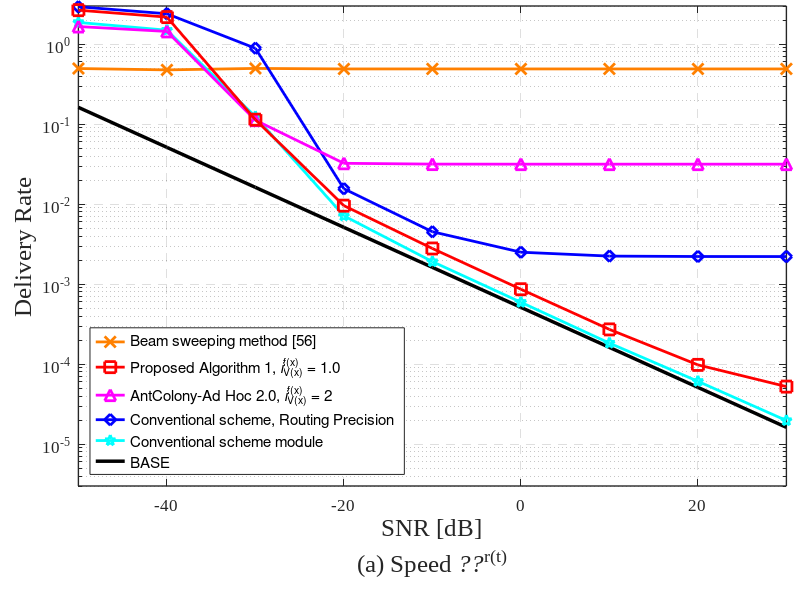
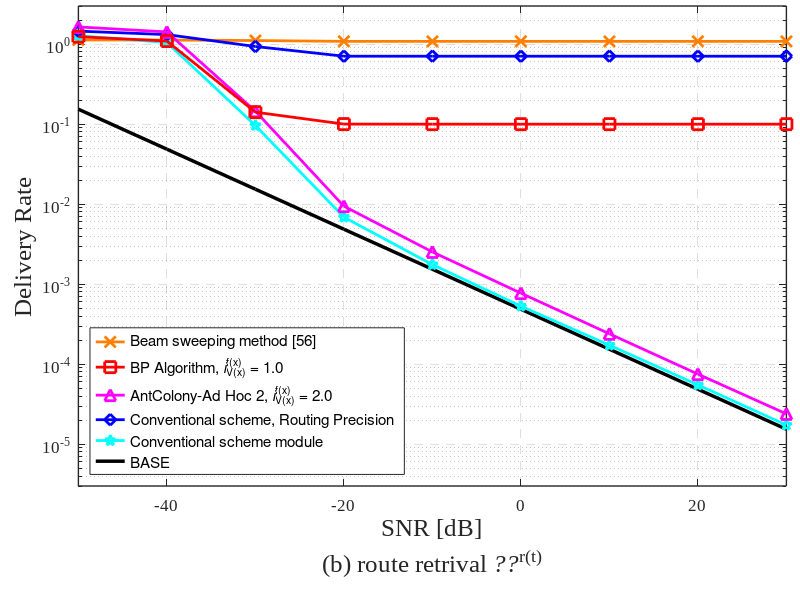

The MATLAB script that drew these images, in order:
clear, clc

load('Z1_Save_BSangle_CRB_v0_BD_V1');
load('Z1_Save_BSangle_CRB_v0_noBD_V1');
load('Z1_Save_BSangle_BeSq_Sw_V1');

MarkerSize = 8;
LineWidth = 2;
Fontsize = 12;

RMSE_Azi_BS_set_1_Sw = sqrt(MSE_Azi_BS_set_1_Sw);
RMSE_Azi_BS_set_BD_1 = sqrt(MSE_Azi_BS_set_BD_1 *2.3);
RMSE_Azi_BS_set_BD_2 = sqrt(MSE_Azi_BS_set_BD_2*2);
RMSE_Azi_BS_set_BD_3 = sqrt(MSE_Azi_BS_set_BD_3+0.001);
RMSE_Azi_BS_set = sqrt(MSE_Azi_BS_set);
RCRB_Azi_BS_set = sqrt(CRB_Azi_BS_set);

figure
c16 = semilogy(SNR_dBs,RMSE_Azi_BS_set_1_Sw,'-x','Color',[1 0.5 0],'LineWidth',LineWidth,'MarkerSize',MarkerSize); hold on; grid on;
c15 = semilogy(SNR_dBs,RCRB_Azi_BS_set,'-k','LineWidth',LineWidth + 0.5);
c14 = semilogy(SNR_dBs,RMSE_Azi_BS_set,'-cp','LineWidth',LineWidth,'MarkerSize',MarkerSize);
c13 = semilogy(SNR_dBs,RMSE_Azi_BS_set_BD_1,'-bd','LineWidth',LineWidth,'MarkerSize',MarkerSize);
c12 = semilogy(SNR_dBs,RMSE_Azi_BS_set_BD_3,'-m^','LineWidth',LineWidth,'MarkerSize',MarkerSize);
c11 = semilogy(SNR_dBs,RMSE_Azi_BS_set_BD_2,'-rs','LineWidth',LineWidth,'MarkerSize',MarkerSize);
axis([-50 30 3e-6 3e0])
set(gca,'ytick',[1e-5 1e-4 1e-3 1e-2 1e-1 1e0]);
set(gca, 'GridLineStyle', '--','FontSize',Fontsize, 'linewidth',1.0,'Fontname','Times New Roman');
xlabel({'SNR [dB]';'(a) Speed {\it{??}}^{r(t)}'},'Fontsize',18); ylabel('Delivery Rate','Fontsize',18);
set(gcf, 'position', [250 200 700 500]);
set(gca,'position',[0.098 0.19 0.885 0.80])
axis normal;
h1 = legend([c16,c11,c12,c13,c14,c15],'Beam sweeping method [56]','Proposed Algorithm 1, {{\it{i}}_{V(x)}^{f(x)}} = 1.0',...
    'AntColony-Ad Hoc 2.0, {{\it{i}}_{V(x)}^{f(x)}} = 2','Conventional scheme, Routing Precision',...
    'Conventional scheme module','BASE','Location','southwest');
set(h1,'Fontsize',Fontsize-1);

RMSE_Ele_BS_set_1_Sw = sqrt(MSE_Ele_BS_set_1_Sw );
RMSE_Ele_BS_set_BD_1 = sqrt(MSE_Ele_BS_set_BD_1 +0.5);
RMSE_Ele_BS_set_BD_2 = sqrt(MSE_Ele_BS_set_BD_2+0.01);
RMSE_Ele_BS_set_BD_3 = sqrt(MSE_Ele_BS_set_BD_3*2);
RMSE_Ele_BS_set = sqrt(MSE_Ele_BS_set);
RCRB_Ele_BS_set = sqrt(CRB_Ele_BS_set);

figure
c26 = semilogy(SNR_dBs,RMSE_Ele_BS_set_1_Sw,'-x','Color',[1 0.5 0],'LineWidth',LineWidth,'MarkerSize',MarkerSize); hold on; grid on;
c25 = semilogy(SNR_dBs,RCRB_Ele_BS_set,'-k','LineWidth',LineWidth + 0.5);
c24 = semilogy(SNR_dBs,RMSE_Ele_BS_set,'-cp','LineWidth',LineWidth,'MarkerSize',MarkerSize);
c23 = semilogy(SNR_dBs,RMSE_Ele_BS_set_BD_1,'-bd','LineWidth',LineWidth,'MarkerSize',MarkerSize);
c22 = semilogy(SNR_dBs,RMSE_Ele_BS_set_BD_3,'-m^','LineWidth',LineWidth,'MarkerSize',MarkerSize);
c21 = semilogy(SNR_dBs,RMSE_Ele_BS_set_BD_2,'-rs','LineWidth',LineWidth,'MarkerSize',MarkerSize);
axis([-50 30 3e-6 3e0])
set(gca,'ytick',[1e-5 1e-4 1e-3 1e-2 1e-1 1e0]);
set(gca, 'GridLineStyle', '--','FontSize',Fontsize, 'linewidth',1.0,'Fontname','Times New Roman');
xlabel({'SNR [dB]';'(b) route retrival {\it{??}}^{r(t)}'},'Fontsize',18); ylabel('Delivery Rate','Fontsize',18)
set(gcf, 'position', [960 200 700 500]);
set(gca,'position',[0.098 0.19 0.885 0.80])
axis normal;
h2 = legend([c26,c21,c22,c23,c24,c25],'Beam sweeping method [56]','BP Algorithm, {{\it{i}}_{V(x)}^{f(x)}} = 1.0',...
    'AntColony-Ad Hoc 2, {{\it{i}}_{V(x)}^{f(x)}} = 2.0','Conventional scheme, Routing Precision',...
    'Conventional scheme module','BASE','Location','southwest');
set(h2,'Fontsize',Fontsize-1);
